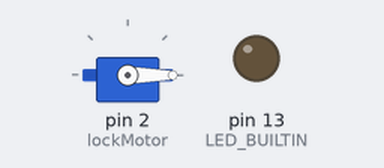
This sketch was run on a simulated Arduino Uno, built with avr-gcc and run on an emulated ATmega328P. Parts: servo, output pins drawn as LEDs (lit = HIGH).

Above: at 0.05 s.
At 4.0 s:
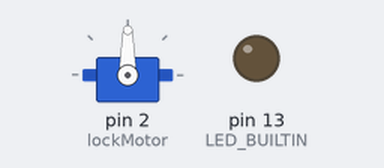
Timing chart, 0 to 5.2 s (numbered marks = the images above):
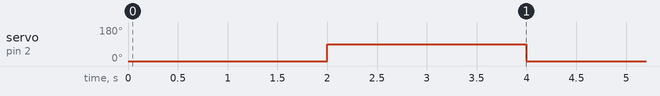

The sketch:

door-handler.ino
```cpp
#include <Servo.h>

Servo lockMotor;

void setup() {
  lockMotor.attach(2);
  pinMode(LED_BUILTIN, OUTPUT);
}

void loop() {
  lockDoor();
  delay(2000);
  unlockDoor();
  delay(2000);
}

void lockDoor() {
  digitalWrite(LED_BUILTIN, HIGH);
  lockMotor.write(0);
  digitalWrite(LED_BUILTIN, LOW);
}

void unlockDoor() {
  digitalWrite(LED_BUILTIN, HIGH);
  lockMotor.write(90);
  digitalWrite(LED_BUILTIN, LOW);
}
```

Measured:
- by itself, servo on pin 2 (lockMotor): alternates 90° for 2.0 s and 0° for 2.0 s
